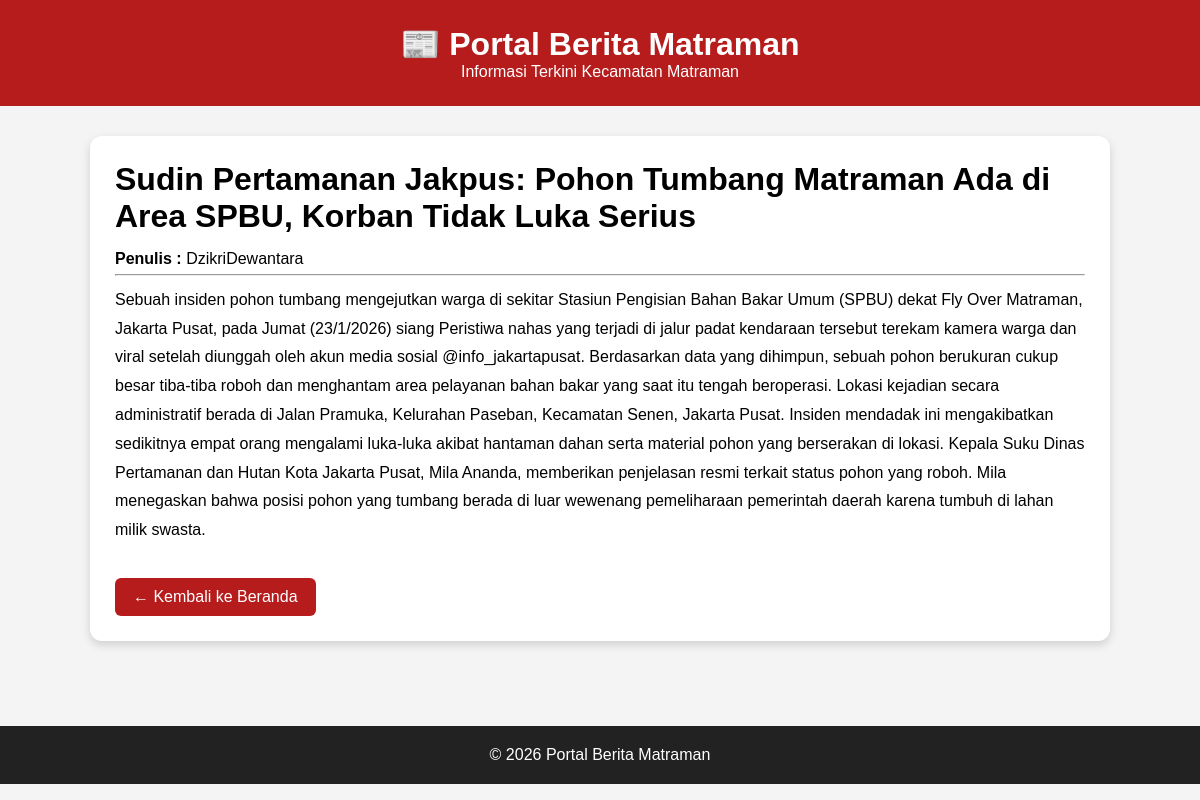
The app's page /post/2/ with its own data.
### blog/models.py (models this page shows, shortened)
class Post(models.Model):
    title = models.CharField(max_length=200)
    author = models.ForeignKey("auth.User", on_delete=models.CASCADE)
    body = models.TextField()

### blog/views.py (the view)
# urls.py: path("post/<int:pk>/", post_detail, name="post_detail"),
def post_detail(request, pk):
    post = get_object_or_404(Post, pk=pk)
    return render(request, "post_detail.html", {"post": post})

### templates/post_detail.html
{% extends "base.html" %}
{% block content %}
<div class="card">
<h1>{{ post.title }}</h1>
<p>
<b>Penulis :</b> {{ post.author }}
</p>
<hr>
<p>{{ post.body }}</p>
<br>
<a class="button" href="/">
← Kembali ke Beranda
</a>
</div>
{% endblock content %}

### static/css/base.css (style rules this page uses)
* { margin:0; padding:0; box-sizing:border-box; }
body { font-family:Arial, Helvetica, sans-serif; background:#f4f4f4; }
.card { background:white; margin-bottom:25px; padding:25px; border-radius:12px; box-shadow:0 4px 10px rgba(0,0,0,.15); }
.card p { margin-top:10px; line-height:1.8; }
.button { display:inline-block; margin-top:15px; background:#b71c1c; color:white; padding:10px 18px; border-radius:6px; text-decoration:none; }

### records on screen
Post: title "Sudin Pertamanan Jakpus: Pohon Tumbang Matraman Ada di Area SPBU, Korban Tidak Luka Serius", author "DzikriDewantara", body "Sebuah insiden pohon tumbang mengejutkan warga di sekitar Stasiun Pengisian Bahan Bakar Umum (SPBU) dekat Fly Over Matraman, Jakarta Pusat, pada Jumat (23/1/2026) siang Peristiwa nahas yang terjadi di jalur padat kendaraan tersebut terekam kamera warga dan viral setelah diunggah oleh akun media sosial @info_jakartapusat. Berdasarkan data yang dihimpun, sebuah pohon berukuran cukup besar tiba-tiba roboh dan menghantam area pelayanan bahan bakar yang saat itu tengah beroperasi. Lokasi kejadian secara administratif berada di Jalan Pramuka, Kelurahan Paseban, Kecamatan Senen, Jakarta Pusat. Insiden mendadak ini mengakibatkan sedikitnya empat orang mengalami luka-luka akibat hantaman dahan serta…"
